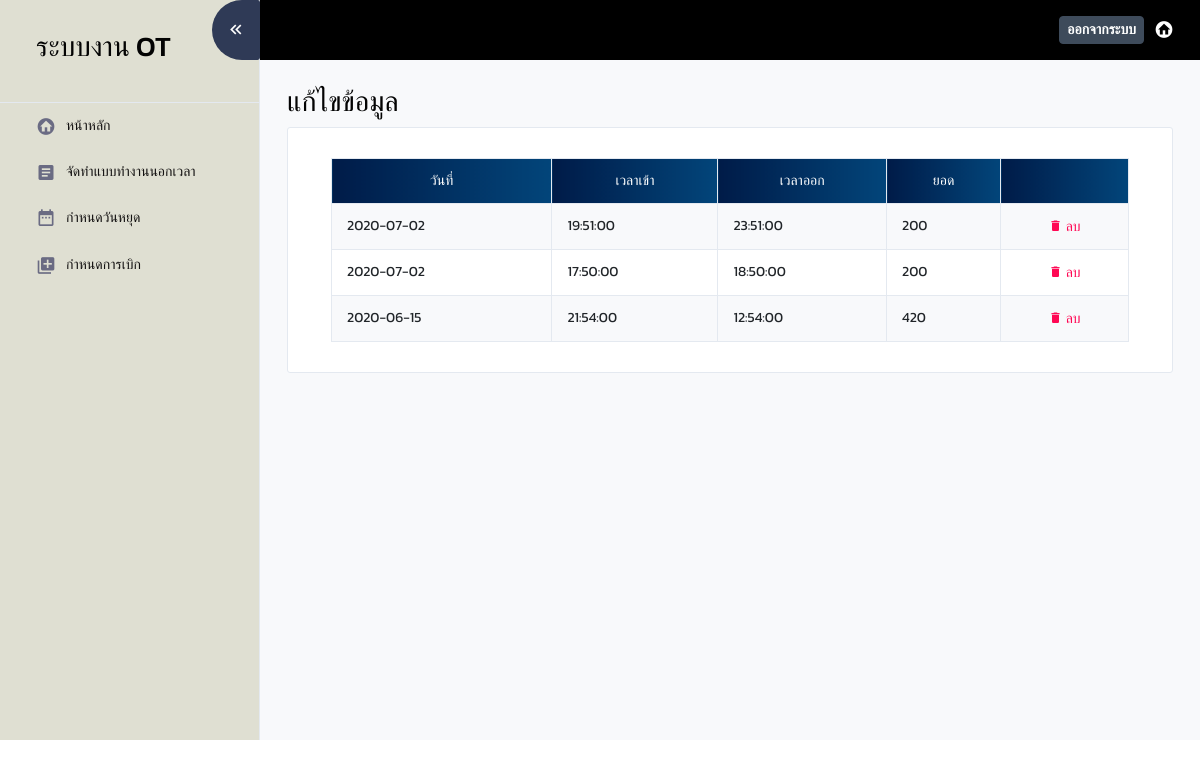
Screenshot of /php/pages/ot_item.php?hr_id=10&ot_id=2 (signed in) with the database file from the repository.
### tables this page shows
CREATE TABLE `ot_item` (
  `ITEM_ID` int(10) UNSIGNED NOT NULL,
  `OT_ID` int(10) UNSIGNED NOT NULL,
  `OT_TYPE` varchar(1) NOT NULL,
  `ITEM_STATUS` int(11) NOT NULL,
  `HR_ID` int(11) NOT NULL,
  `STUDENT_CODE` varchar(13) NOT NULL,
  `NAME` varchar(50) NOT NULL,
  `SURNAME` varchar(50) NOT NULL,
  `POSITION_NAME` varchar(255) NOT NULL,
  `WORK_DATE` date NOT NULL,
  `HOLIDAY` varchar(1) NOT NULL,
  `WORK_FROM` time NOT NULL,
  `TIME_FROM_ID` int(11) NOT NULL,
  `TIME_TO_ID` int(11) NOT NULL,
  `WORK_TO` time NOT NULL,
  `AMOUNT` int(11) NOT NULL,
  `CREATE_BY` varchar(50) NOT NULL,
  `CREATE_DATE` datetime NOT NULL,
  `CREATE_ID` int(11) NOT NULL
);

### php/pages/ot_item.php (the view, shortened to what this page needs)
<?php
    require_once '../editOT.php';
?>
<!DOCTYPE html>
<html lang="en">
<head>
    <link rel="stylesheet" href="../../assets/vendors/mdi/css/materialdesignicons.min.css">
    <link rel="stylesheet" href="../../assets/vendors/css/vendor.bundle.base.css">
    <link rel="stylesheet" href="../../assets/css/style.css" />
</head>
<body>
    <div class="container-scroller">
        <nav class="sidebar sidebar-offcanvas" id="sidebar">
            <ul class="nav">
                <li class="nav-item border-bottom">
                    <div class="nav-item-head">
                        <h3 href="#">ระบบงาน OT</h3>
                    </div>
                </li>
                <li class="nav-item">
                    <a class="nav-link" href="index.php">
                        <i class="mdi mdi-home-circle menu-icon"></i>
                        <span class="menu-title">หน้าหลัก</span>
                    </a>
                </li>
                <li class="nav-item">
                    <a class="nav-link" href="#">
                        <i class="mdi mdi-file-document-box menu-icon"></i>
                        <span class="menu-title">จัดทำแบบทำงานนอกเวลา</span>
                    </a>
                </li>
                <li class="nav-item">
                    <a class="nav-link" href="holiday.php">
                        <i class="mdi mdi-calendar-range menu-icon"></i>
                        <span class="menu-title">กำหนดวันหยุด</span>
                    </a>
                </li>
                <li class="nav-item">
                    <a class="nav-link" href="ot_type.php">
                        <i class="mdi mdi-library-plus menu-icon"></i>
                        <span class="menu-title">กำหนดการเบิก</span>
                    </a>
                </li>
            </ul>
        </nav>
        <div class="container-fluid page-body-wrapper">
            <nav class="navbar default-layout-navbar col-lg-12 col-12 p-0 fixed-top d-flex flex-row">
                <div class="navbar-menu-wrapper d-flex align-items-stretch">
                    <button class="navbar-toggler navbar-toggler align-self-center" type="button"
                        data-toggle="minimize">
                        <span class="mdi mdi-chevron-double-left"></span>
                    </button>
                    <ul class="navbar-nav navbar-nav-right">
                        <li class="nav-item nav-logout d-none d-md-block">
                            <a href="index.php?logout='1'" class="btn btn-sm btn-dark">ออกจากระบบ</a>
                        </li>
                        <li class="nav-item nav-logout d-none d-lg-block">
                            <a class="nav-link" href="index.php">
                                <i class="mdi mdi-home-circle"></i>
                            </a>
                        </li>
                    </ul>
                </div>
            </nav>
            <div class="main-panel">
                <div class="content-wrapper">
                    <div class="page-header">
                        <h3 class="page-title">แก้ไขข้อมูล</h3>
                    </div>
                    <div class="row">
                        <div class="col-lg-12 grid-margin">
                            <div class="card">
                                <div class="card-body">
                                    <div class="container">
                                        <?php
                                            $hr_id = $_GET['hr_id'];
                                            $ot_id = $_GET['ot_id'];
                                            $sql = "SELECT * FROM ot_item WHERE HR_ID=$hr_id AND OT_ID=$ot_id";
                                            if($result = mysqli_query($conn, $sql)) {
                                                if(mysqli_num_rows($result) > 0) {
                                                    echo "<table class='table table-striped table-bordered' id='table-data'>";
                                                        echo "<thead>";
                                                            echo "<tr class='bg-primary text-white text-center'>";
                                                                echo "<th>วันที่</th>";
                                                                echo "<th>เวลาเข้า</th>";
                                                                echo "<th>เวลาออก</th>";
                                                                echo "<th>ยอด</th>";
                                                                echo "<th></th>";
                                                            echo "</tr>";
                                                        echo "</thead>";
                                                        echo "<tbody>";
                                                        while($row = mysqli_fetch_array($result)){
                                                            echo "<tr>";
                                                                echo "<td>" . $row['WORK_DATE'] . "</td>";
                                                                echo "<td>" . $row['WORK_FROM'] . "</td>";
                                                                echo "<td>" . $row['WORK_TO'] . "</td>";
                                                                echo "<td>" . $row['AMOUNT'] . "</td>";
                                                                echo "<td align='center'>";
                                                                echo "<a href='../editOT.php?deleteOTItem=" . $row['ITEM_ID'] . "&hr_id=" . $hr_id . "&ot_id=" . $ot_id . "' class='text-danger' onClick='return checkDelete();'><i class='mdi mdi-delete'></i> ลบ</a>";
                                                                echo "</td>";
                                                            echo "</tr>";
                                                        }
                                                        echo "</tbody>";
                                                    echo "</table>";
                                                } else {
                                                    echo "<p class='lead'><em>No records were found.</em></p>";
                                                }
                                            }
                                        ?>
                                    </div>
                                </div>
                            </div>
                        </div>
                    </div>
                </div>
            </div>
        </div>
    </div>
</body>
</html>

### rows the page displays
ot_item: WORK_DATE "2020-07-02", WORK_FROM "19:51:00", WORK_TO "23:51:00", AMOUNT "200"
ot_item: WORK_DATE "2020-07-02", WORK_FROM "17:50:00", WORK_TO "18:50:00", AMOUNT "200"
ot_item: WORK_DATE "2020-06-15", WORK_FROM "21:54:00", WORK_TO "12:54:00", AMOUNT "420"
